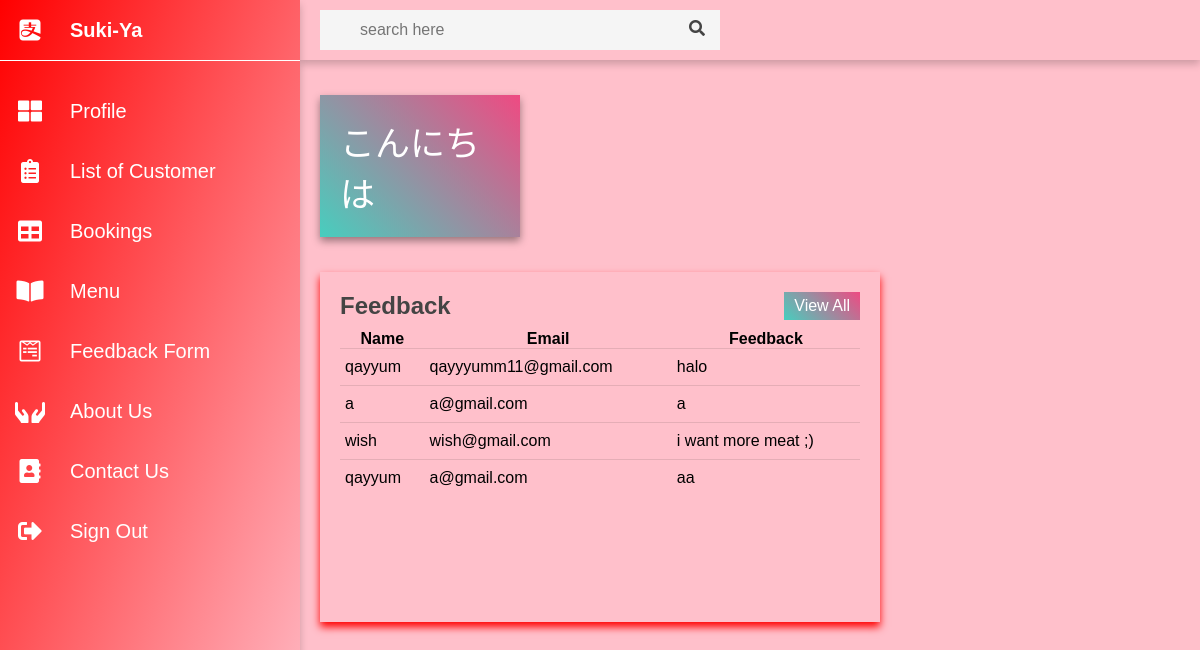
The page /adminfeedbck.php on the database its author committed.
### tables this page shows
CREATE TABLE `feedback` (
  `ID` int(11) NOT NULL,
  `Name` varchar(255) NOT NULL,
  `Email` varchar(255) NOT NULL,
  `Feedback` varchar(225) NOT NULL
);

### adminfeedbck.php (the view, shortened to what this page needs)
<?php
require 'connect.php';
$query = "SELECT id, name, email, feedback FROM feedback";
$result = mysqli_query($conn, $query);
?>
<!DOCTYPE html>
<html lang="en">
<head>
    <link rel="stylesheet" href="admin.styles.css">
    <link rel="stylesheet" href="https://pro.fontawesome.com/releases/v5.10.0/css/all.css" />
</head>
<body>
    <div class="container">
        <div class="sidebar">
            <ul>
                <li>
                    <a href="#">
                        <i class="fab fa-alipay"></i>
                        <div class="title">Suki-Ya</div>
                    </a>
                </li>
                <li>
                    <a href="dashboard.php">
                        <i class="fas fa-th-large"></i>
                        <div class="title">Profile</div>
                    </a>
                </li>
                <li>
                    <a href="listcustadmin.php">
                        <i class="fas fa-clipboard-list"></i>
                        <div class="title">List of Customer</div>
                    </a>
                </li>
                <li>
                    <a href="adminbooking.php">
                        <i class="fas fa-table"></i>
                        <div class="title">Bookings</div>
                    </a>
                </li>
                <li>
                    <a href="adminmenu.php">
                        <i class="fas fa-book-open"></i>
                        <div class="title">Menu</div>
                    </a>
                </li>
                <li>
                    <a href="default.php#fh5co-contact">
                        <i class="fab fa-wpforms"></i>
                        <div class="title">Feedback Form</div>
                    </a>
                </li>
                <li>
                    <a href="aboutadmin.php">
                        <i class="fas fa-hands"></i>
                        <div class="title">About Us</div>
                    </a>
                </li>
                <li>
                    <a href="contactadmin.php">
                        <i class="fas fa-address-book"></i>
                        <div class="title">Contact Us</div>
                    </a>
                </li>
                <li>
                    <a href="index.php">
                        <i class="fas fa-sign-out-alt"></i>
                        <div class="title">Sign Out</div>
                    </a>
                </li>
            </ul>
        </div>
        <div class="main">
            <div class="top-bar">
                <div class="search">
                    <input type="text" name="search" placeholder="search here">
                    <label for="search"><i class="fas fa-search"></i></label>
                </div>
            </div>
            <div class="cards">
                <div class="card">
                    <div class="card-content">
                        <div class="number">こんにちは </div>
                    </div>
                </div>
            </div>
            <div class="tables">
                <div class="last-appointments">
                    <div class="heading">
                        <h2>Feedback</h2>
                        <a href="#" class="btn">View All</a>
                    </div>
                    <table class="appointments">
                        <thead>
                            <tr>
                                <th>Name</th>
                                <th>Email</th>
                                <th>Feedback</th>
                            </tr>
                        </thead>
                        <tbody>
                            <?php
                            if ($result && mysqli_num_rows($result) > 0) {
                                while ($row = mysqli_fetch_assoc($result)) {
                                    echo "<tr>";
                                    echo "<td>" . htmlspecialchars($row['name']) . "</td>";
                                    echo "<td>" . htmlspecialchars($row['email']) . "</td>";
                                    echo "<td>" . htmlspecialchars($row['feedback']) . "</td>";
                                    echo "</tr>";
                                }
                            } else {
                                echo "<tr><td colspan='3'>No feedback available</td></tr>";
                            }
                            ?>
                        </tbody>
                    </table>
                </div>
            </div>
        </div>
    </div>
</body>
</html>

### admin.styles.css (style rules this page uses)
* { margin: 0; padding: 0; box-sizing: border-box; font-family: 'Poppins', sans-serif; }
body { overflow-x: hidden; }
.container { position: relative; width: 100%; }
.sidebar { position: fixed; width: 300px; height: 100%; background: linear-gradient(to bottom right,red,pink); overflow-x: hidden; box-shadow: 0 4px 8px 0 rgba(0, 0, 0, 0.2); z-index: 2; }
.sidebar ul li { width: 100%; list-style: none; }
.sidebar ul li:first-child { line-height: 60px; margin-bottom: 20px; font-weight: 600; border-bottom: 1px solid #fff; }
.sidebar ul li a { width: 100%; text-decoration: none; color: #fff; height: 60px; display: flex; align-items: center; }
.sidebar ul li a i { min-width: 60px; font-size: 24px; text-align: center; }
.sidebar .title { padding: 0 10px; font-size: 20px; }
.main { position: absolute; width: calc(100% - 300px); min-height: 100vh; left: 300px; background: pink; }
.top-bar { position: fixed; height: 60px; width: calc(100% - 300px); background: pink); display: grid; grid-template-columns: 10fr 0.4fr 1fr; grid-gap: 5px; align-items: center; color: #444; padding: 0 20px; box-shadow: 0 4px 8px 0 rgba(0, 0, 0, 0.2); z-index: 1; }
.top-bar .search { position: relative; max-width: 400px; }
.search input { width: 100%; min-width: 128px; height: 40px; padding: 0 40px; font-size: 16px; outline: none; border: none; background: #f5f5f5; }
.search i { position: absolute; right: 15px; top: 10px; cursor: pointer; }
.cards { margin-top: 60px; width: 100%; padding: 35px 20px; display: grid; grid-template-columns: repeat(4, 1fr); grid-gap: 20px; }
.cards .card { background: linear-gradient(45deg, #47cebe, #ef4a82); padding: 20px; display: flex; align-items: center; justify-content: space-between; box-shadow: 0 4px 8px 0 rgba(0, 0, 0, 0.4); }
.number { font-size: 35px; font-weight: 500; color: #fff; }
.tables { width: 100%; display: grid; grid-template-columns: 2fr 1fr; grid-gap: 20px; align-items: self-start; padding: 0 20px 20px 20px; }
.last-appointments, .doctor-visiting { min-height: 350px; background: pink; padding: 20px; box-shadow: 0px 5px 8px 0px red; }
.heading { display: flex; align-items: center; justify-content: space-between; color: #444; }
.btn { padding: 5px 10px; background: linear-gradient(45deg, #47cebe, #ef4a82); color: #fff; text-decoration: none; text-align: center; }
table { margin-top: 10px; width: 100%; border-collapse: collapse; }
table tr { border-bottom: 1px solid rgba(0, 0, 0, 0.1); }
table tbody tr:last-child { border-bottom: none; }
td { padding: 9px 5px; }
.last-appointments table tbody td:last-child { white-space: nowrap; }

### rows shown on the page
feedback: Name "qayyum", Email "qayyyumm11@gmail.com", Feedback "halo"
feedback: Name "a", Email "a@gmail.com", Feedback "a"
feedback: Name "wish", Email "wish@gmail.com", Feedback "i want more meat ;)"
feedback: Name "qayyum", Email "a@gmail.com", Feedback "aa"
